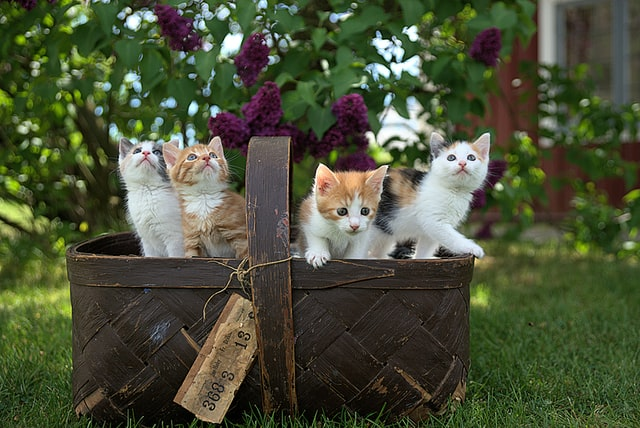
#> input picture resources/photos/cats.jpg, 640 x 428 px
$ python histogram.py
#> lines starting #> are read from the running program, lines starting #| are printed output that depends on the picture; after the words box and inside, x2 and y2 are one past the last pixel; in counts of white or black regions, pixels touching at a corner belong together
"""Cálculo de histogramas (cinza e colorido) com máscara."""
from pathlib import Path

import cv2 as cv
import matplotlib.pyplot as plt
import numpy as np

RESOURCES = Path(__file__).resolve().parents[1] / "resources"

img = cv.imread(str(RESOURCES / "photos" / "cats.jpg"))
#> img is the input picture: shape (428, 640, 3); mean B, G, R 55.7, 80.9, 74.5
if img is None:
    raise SystemExit("Imagem não encontrada. Verifique o caminho.")
cv.imshow("Gatos", img)

blank = np.zeros(img.shape[:2], dtype="uint8")

# gray = cv.cvtColor(img, cv.COLOR_BGR2GRAY)
# cv.imshow("Cinza", gray)

# Máscara circular no centro da imagem
mask = cv.circle(blank, (img.shape[1] // 2, img.shape[0] // 2), 100, 255, -1)
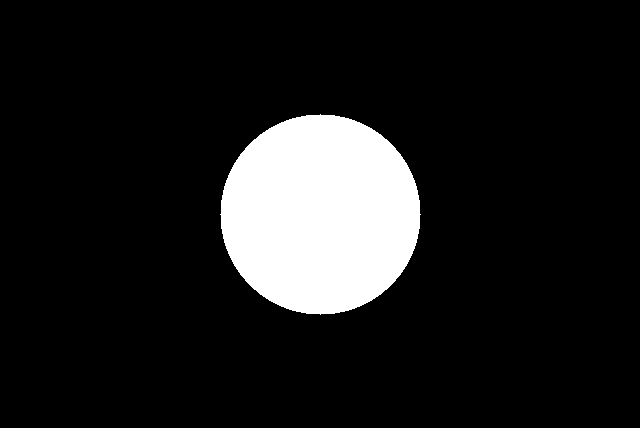
#> blank: shape (428, 640); 11.5% white; 1 white region, box (x1, y1, x2, y2) and area: (220, 114, 421, 315) 31417

masked = cv.bitwise_and(img, img, mask=mask)
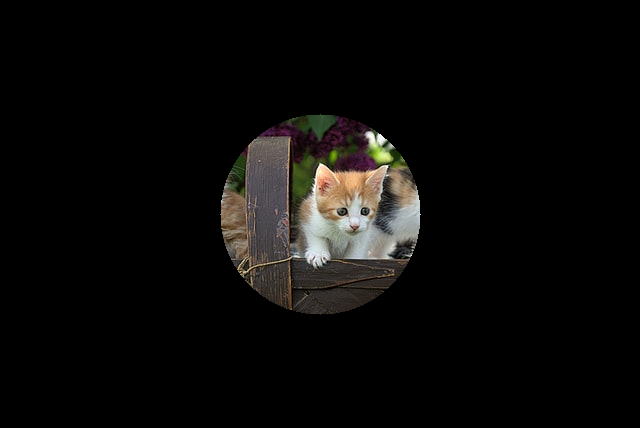
#> masked: shape (428, 640, 3); mean B, G, R 9.2, 10.4, 11.3
cv.imshow("Mascara", masked)

# [12 lines of commented-out code are left out]
plt.figure()
plt.title("Histograma colorido")
plt.xlabel("Bins")
plt.ylabel("# de pixels")
colors = ("b", "g", "r")
for i, col in enumerate(colors):
    hist = cv.calcHist([img], [i], mask, [256], [0, 256])
    plt.plot(hist, color=col)
    plt.xlim([0, 256])

plt.show()
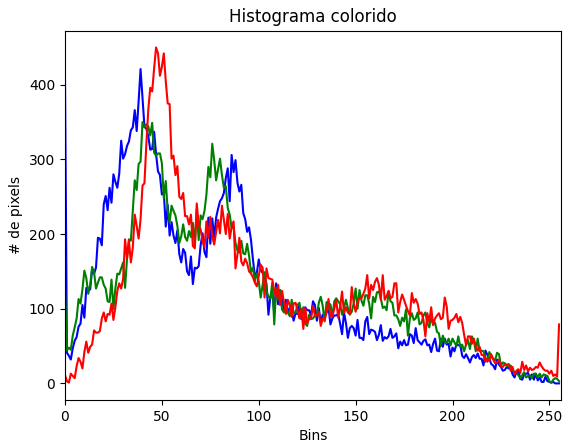
#> figure drawn by matplotlib, 1 panel; curve peaks at x = 39, y = 421; curve peaks at x = 40, y = 350; curve peaks at x = 47, y = 450

cv.waitKey(0)
cv.destroyAllWindows()

$ run again, with resources/photos/group_1.jpg copied over resources/photos/cats.jpg
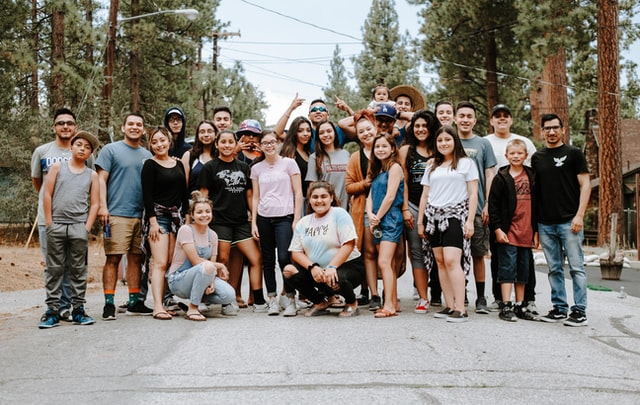
#> input picture resources/photos/group_1.jpg, 640 x 405 px
#> img is the input picture: shape (405, 640, 3); mean B, G, R 117.4, 125.9, 133.4
#> `mask = cv.circle(blank, (img.shape[1] // 2, img.shape[0] // 2), 100, 2..`:
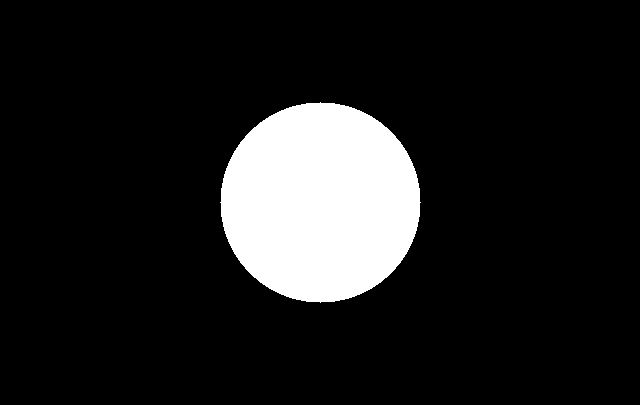
#> blank: shape (405, 640); 12.1% white; 1 white region, box (x1, y1, x2, y2) and area: (220, 102, 421, 303) 31417
#> `plt.show()`:
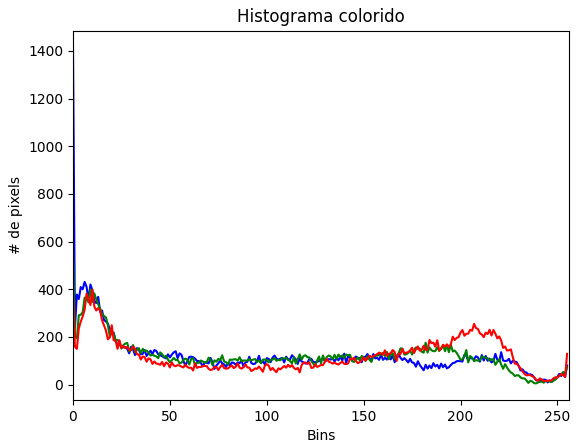
#> figure drawn by matplotlib, 1 panel; curve peaks at x = 0, y = 1415; curve peaks at x = 0, y = 569; curve peaks at x = 10, y = 398
